Frame 1 (no input): blank canvas, image omitted
Frame 60 (no input): blank canvas, image omitted
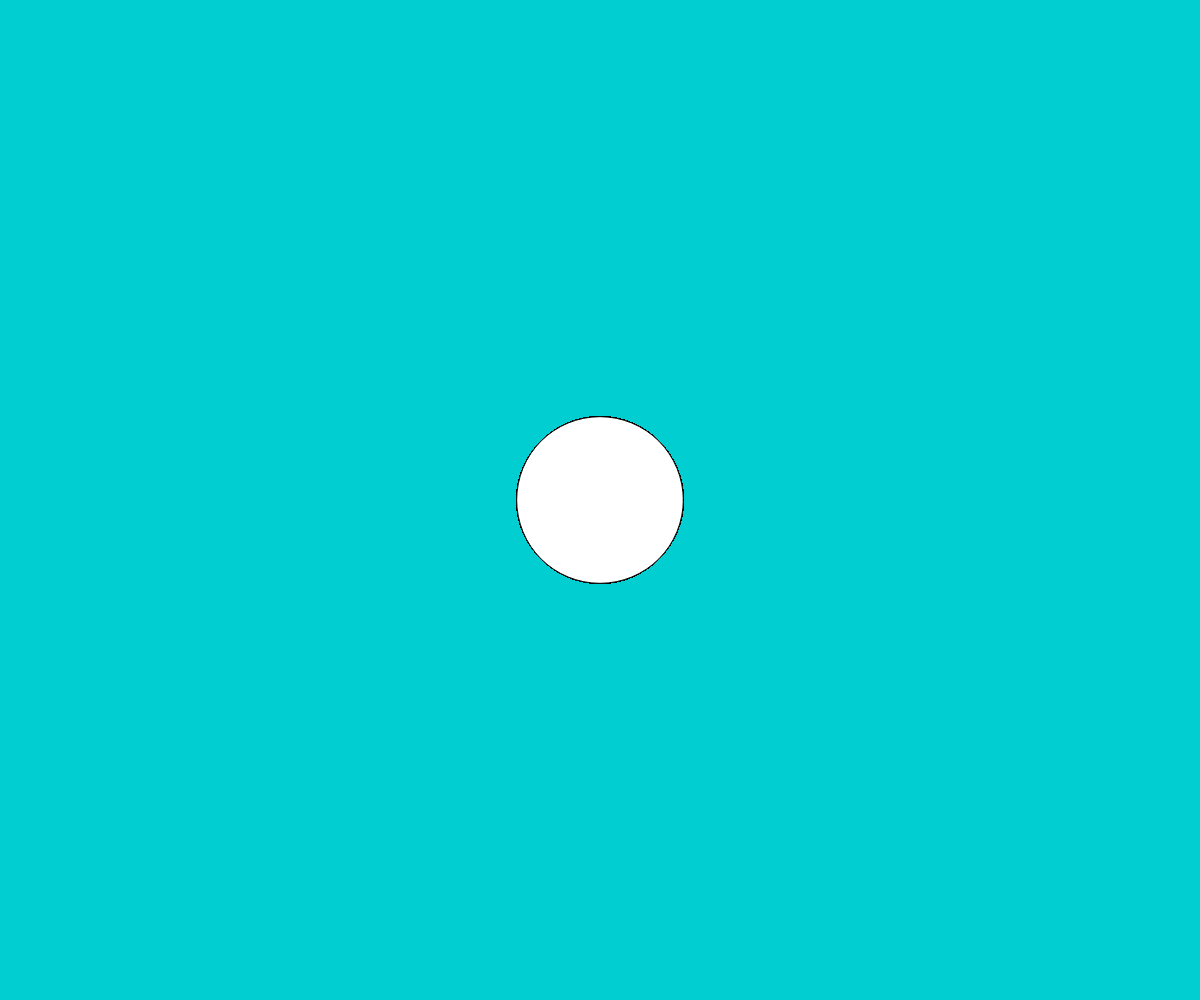
Frame 120 (the mouse pressed at the canvas centre since frame 60)

The p5.js sketch whose frames 1 and 60 were blank and that drew this single picture after the mouse press (run headless with seeded random() and noise() and a simulated clock; from frame 60 on, the mouse is pressed at the canvas centre):

// p5.js sketch
// ── sketch.js
function setup() {
  createCanvas(windowWidth, windowHeight);
    background(0,206,209);

}

function draw() {
  circle(mouseX, mouseY, mouseY/3);
}
